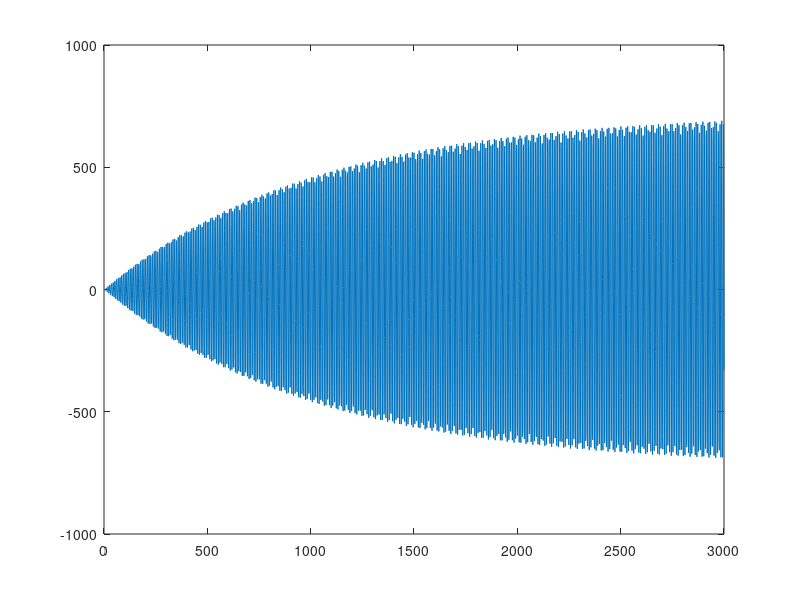

This chart was generated by the following MATLAB code:
% m = 1:0.0001:1.01;
% x = cos(2*pi*697*m)+cos(2*pi*1209*m);
r = 0.999;
w_0 = 2*pi*0.1209;
zA = r*exp(1j*w_0);
zB = r*exp(-1j*w_0);
y = zeros(1,3000);
m = 1:3000;
x = (exp(1j*w_0*m) + exp(-1j*w_0*m)) / 2;
for n = 1:(length(y)-2)
    x(n) = (exp(1j*w_0*n) + exp(-1j*w_0*n)) / 2;
    y(n+2) = (zA+zB)*y(n+1) - (zA*zB)*y(n) + x(n);
end
plot(1:3000, y)